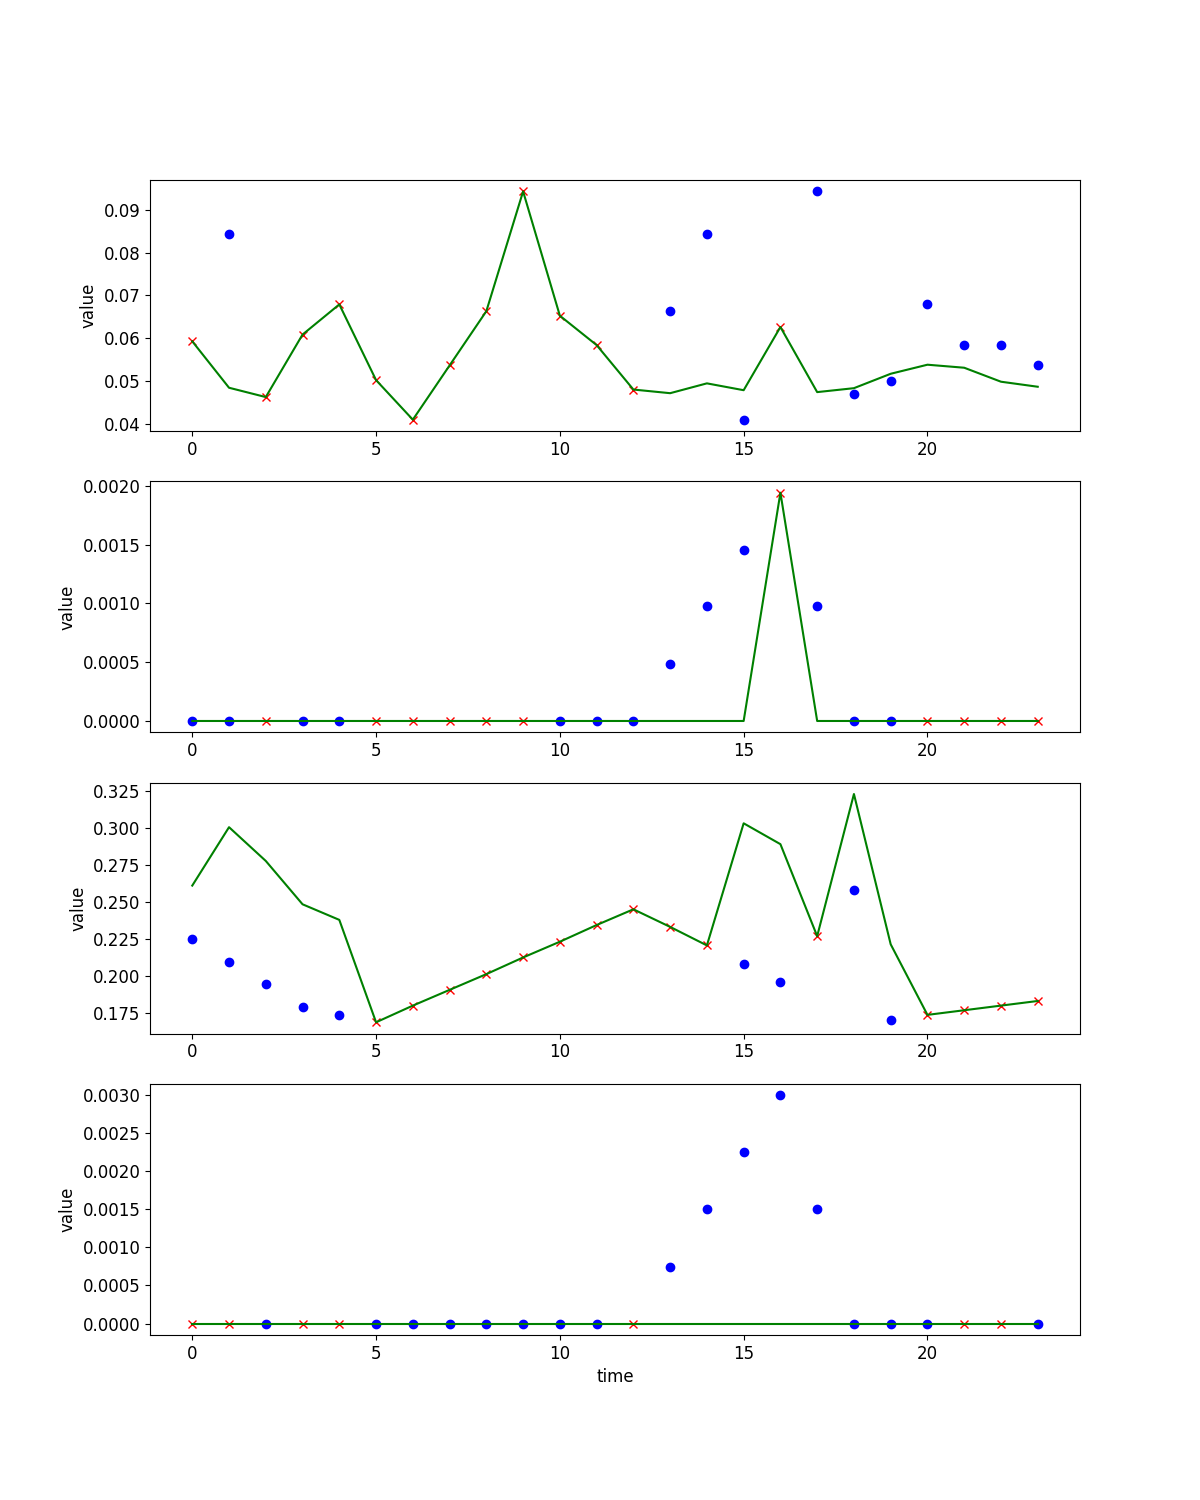

Reproduce this figure in Python.
import os
import torch
import numpy as np
import pandas as pd
import matplotlib.pyplot as plt

from engine.solver import Trainer
from Data.build_dataloader import build_dataloader_cond
from Utils.io_utils import load_yaml_config, instantiate_from_config
from Models.interpretable_diffusion.model_utils import unnormalize_to_zero_to_one

###

class Args_Example:
    def __init__(self) -> None:
        self.gpu = 0
        self.config_path = './Config/wearable.yaml'
        self.save_dir = '/u/ybkim95/Diffusion-TS/OUTPUT/wearable'
        self.mode = 'infill'
        self.missing_ratio = 0.5
        self.milestone = 10
        self.name = 'wearable'
        os.makedirs(self.save_dir, exist_ok=True)

args =  Args_Example()
configs = load_yaml_config(args.config_path)
device = torch.device(f'cuda:{args.gpu}' if torch.cuda.is_available() else 'cpu')

dl_info = build_dataloader_cond(configs, args)
model = instantiate_from_config(configs['model']).to(device)
trainer = Trainer(config=configs, args=args, model=model, dataloader=dl_info)

trainer.load(args.milestone)

###

dataloader, dataset = dl_info['dataloader'], dl_info['dataset']
coef = configs['dataloader']['test_dataset']['coefficient']
stepsize = configs['dataloader']['test_dataset']['step_size']
sampling_steps = configs['dataloader']['test_dataset']['sampling_steps']
seq_length, feature_dim = dataset.window, dataset.var_num
samples, ori_data, masks = trainer.restore(dataloader, [seq_length, feature_dim], coef, stepsize, sampling_steps)

if dataset.auto_norm:
    samples = unnormalize_to_zero_to_one(samples)

###

plt.rcParams["font.size"] = 12
fig, axes = plt.subplots(nrows=4, ncols=1, figsize=(12, 15))

# ori_data = np.load(os.path.join(dataset.dir, f"wearable_ground_truth_{seq_length}_test.npy"))
ori_data = np.load(os.path.join(dataset.dir, f"wearable_norm_truth_{seq_length}_test.npy"))  # Uncomment the line if dataset other than Sine is used.
masks = np.load(os.path.join(dataset.dir, f"wearable_masking_{seq_length}.npy"))
sample_num, seq_len, feat_dim = ori_data.shape
observed = ori_data * masks

for feat_idx in range(feat_dim):
    df_x = pd.DataFrame({"x": np.arange(0, seq_len), "val": ori_data[0, :, feat_idx],
                         "y": masks[0, :, feat_idx]})
    df_x = df_x[df_x.y!=0]

    df_o = pd.DataFrame({"x": np.arange(0, seq_len), "val": ori_data[0, :, feat_idx],
                         "y": (1 - masks)[0, :, feat_idx]})
    df_o = df_o[df_o.y!=0]
    axes[feat_idx].plot(df_o.x, df_o.val, color='b', marker='o', linestyle='None')
    axes[feat_idx].plot(df_x.x, df_x.val, color='r', marker='x', linestyle='None')
    axes[feat_idx].plot(range(0, seq_len), samples[0, :, feat_idx], color='g', linestyle='solid', label='Diffusion-TS')
    plt.setp(axes[feat_idx], ylabel='value')
    if feat_idx == feat_dim-1:
        plt.setp(axes[-1], xlabel='time')

plt.savefig('Tutorial1.png')